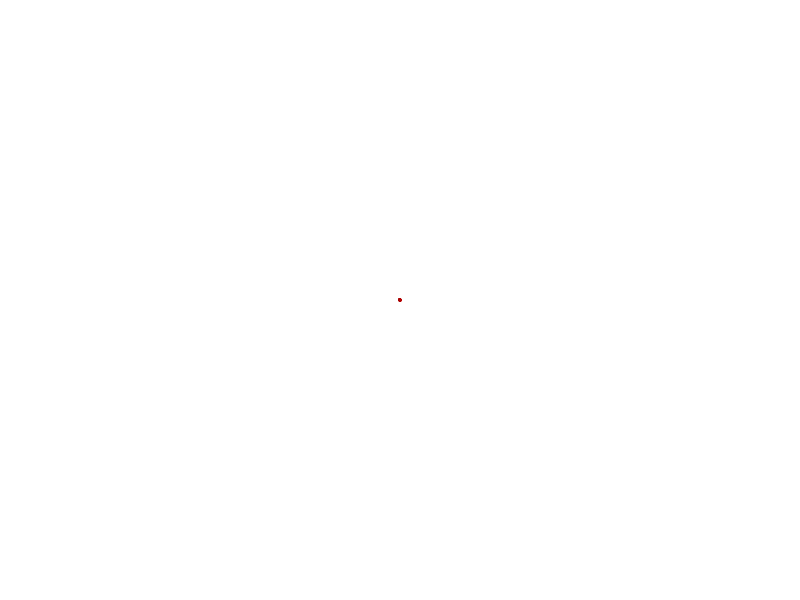
Frame 1 (no input)
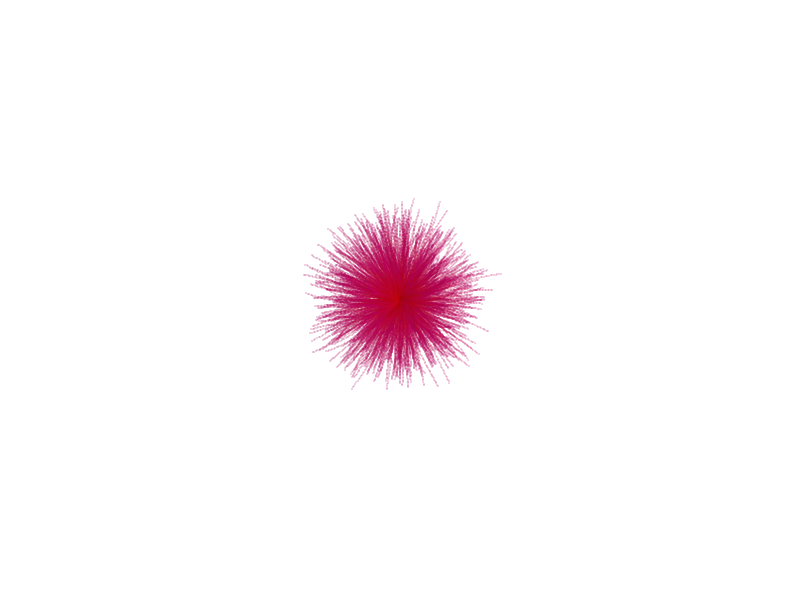
Frame 60 (the mouse pressed at the canvas centre just before this capture)
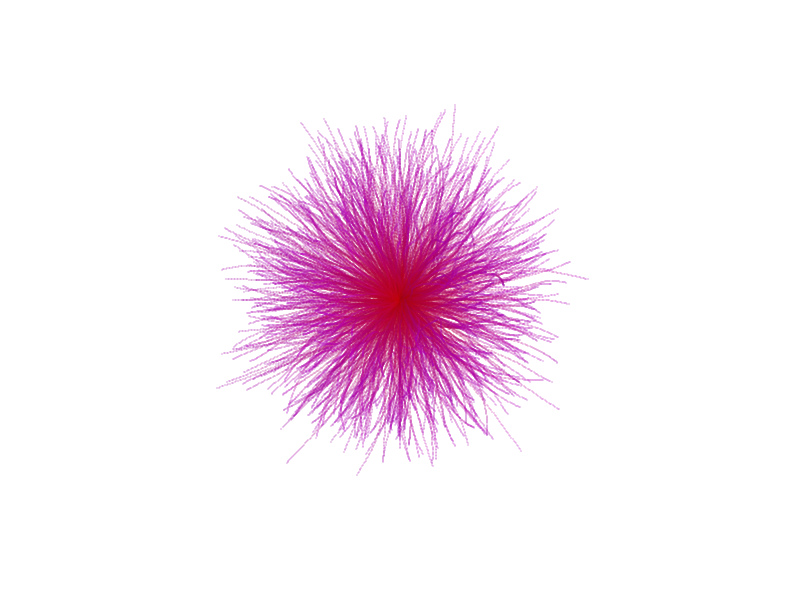
Frame 120 (the mouse held since frame 60 and released just before this capture)

The Processing sketch that drew these frames (run headless with seeded random() and noise(); from frame 60 on, the mouse is pressed at the canvas centre):

// Processing sketch: mind2
// ── mind2.pde

int number = 1000;

branch[] t = new branch[number];

void setup() {
  float ang = 0;
  float ang_d = PI * 2 / number;
  
  size(800, 600);
  background(255);
  
  for (int i = 0; i < number; i++ ) {
    t[i] = new branch(cos(ang),sin(ang));
    ang += ang_d;  
  }
}

void draw() {
  translate(width/2,height/2);
  for (int i = 0; i < number; i++ ) {
    t[i].refresh();  
  }
}
// ── branch.pde
class branch {
  
  float x, y, d_x, d_y;
  float t, k;
  float hue = 100;
  
  branch(float _dx, float _dy) {
    x = 0;
    y = 0;
    t = random(1000);
    k = random(1000);
    d_x = _dx;
    d_y = _dy;
  }
  
  void refresh() {
    PVector p_dir;
    
    float signal = noise(t);
    float signal2 = noise(k);
    t += 0.01;
    k += 0.01;
    
    noStroke();
    colorMode(HSB, 100);
    fill(hue, 100, map(signal, 0, 1, 60, 80));
    
    if ( hue > 0 ) {
      hue -= 0.15;
    }
    
    /* if it is out of the screen, then stop */
    if ( abs(x) > width/2-10 || abs(y) > height/2-10   ) {
      // destory the object

    }
    else {
        p_dir = new PVector(d_x, d_y);
        p_dir.normalize();
    
        x = x + p_dir.x + map(signal,0,1,-1.1,1.1);
        y = y + p_dir.y + map(signal2,0,1,-1.1,1.1);
        
        ellipse(int(x), int(y), 1, 1);     
    }

  }

}
